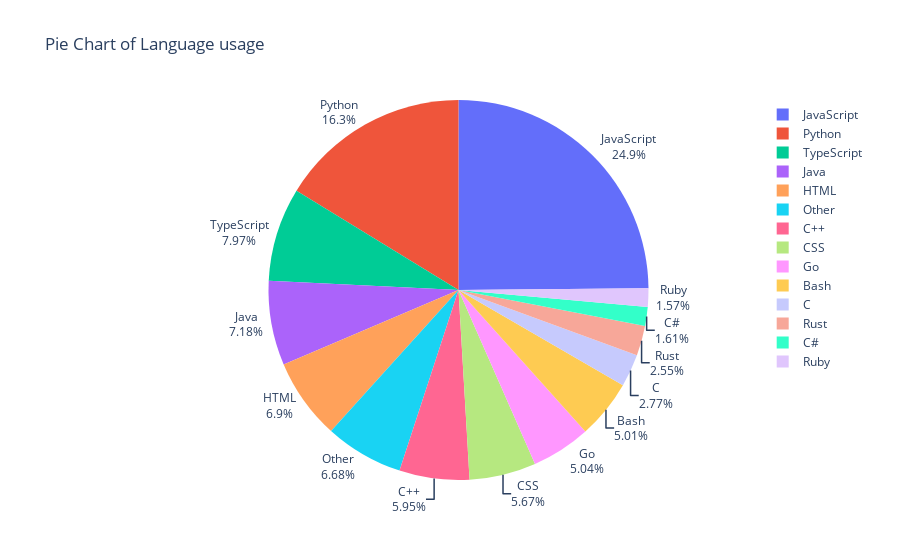

Write notebook code for a chart like this one.
### Code cell
fig2.update_traces(textposition='outside', 
                 textinfo='percent+label')
fig2

### Figure 1 — Plotly figure (JSON) as saved in the notebook; plotly's stock layout.template omitted (floating-point values rounded to 4 significant figures)
{"data": [{"domain": {"x": [0, 1], "y": [0, 1]}, "hovertemplate": "index=%{label}<br>count_x=%{value}<extra></extra>", "labels": ["JavaScript", "Python", "TypeScript", "Java", "HTML", "C++", "CSS", "Go", "Bash", "C", "Rust", "C#", "Ruby", "Other", "Other", "Other", "Other", "Other", "Other", "Other", "Other", "Other", "Other", "Other", "Other", "Other", "Other", "Other", "Other", "Other", "Other", "Other"], "legendgroup": "", "name": "", "showlegend": true, "textinfo": "percent+label", "textposition": "outside", "type": "pie", "values": [789, 516, 253, 228, 219, 189, 180, 160, 159, 88, 81, 51, 50, 33, 31, 29, 23, 14, 13, 12, 11, 11, 8, 6, 6, 4, 3, 2, 2, 2, 1, 1]}], "layout": {"legend": {"tracegroupgap": 0}, "title": {"text": "Pie Chart of Language usage"}}}
